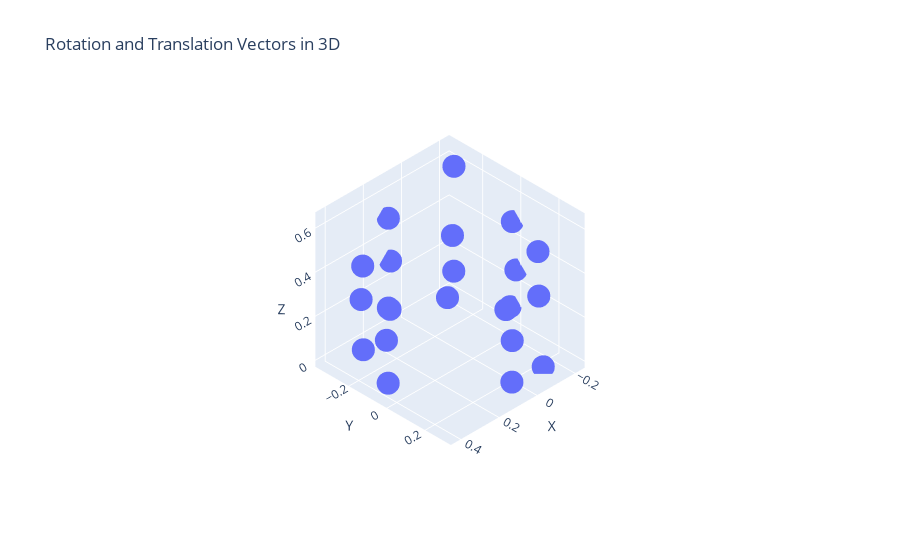

Notebook cell for this chart:
### Code cell
import plotly.graph_objs as go

# Create a 3D scatter plot
fig = go.Figure(data=[go.Scatter3d(x=cameras['wcx'], y=cameras['wcy'],
                z=cameras['wcz'], mode='markers', name='Original Points')])

# Add labels to the plot
fig.update_layout(scene=dict(xaxis_title='X', yaxis_title='Y', zaxis_title='Z'),
                  title='Rotation and Translation Vectors in 3D')
fig.layout.scene.camera.projection.type = "orthographic"
fig.show()

### Figure 1 — Plotly figure (JSON) as saved in the notebook; plotly's stock layout.template omitted (floating-point values rounded to 4 significant figures)
{"data": [{"mode": "markers", "name": "Original Points", "type": "scatter3d", "x": [0.3039, 0.311, 0.3322, 0.4218, 0.4307, 0.4228, 0.3375, null, 0.1341, 0.1105, 0.1095, -0.1215, -0.1238, -0.1258, -0.2292, -0.2299, -0.2221, -0.1416, -0.1413, -0.1443, 0.09704, 0.0802, 0.09368], "y": [-0.277, -0.2784, -0.2455, -0.02445, -0.02588, -0.02462, 0.2013, null, 0.3044, 0.3139, 0.3111, 0.2169, 0.219, 0.2402, -0.02501, -0.007146, -0.03032, -0.2439, -0.2514, -0.2475, -0.3494, -0.3549, -0.3436], "z": [0.4043, 0.2552, 0.05397, 0.399, 0.2561, 0.05793, 0.5169, null, 0.4122, 0.2644, 0.07385, 0.5043, 0.3021, -0.009398, 0.4658, 0.2548, 0.07993, 0.6514, 0.3334, 0.1718, 0.4819, 0.2762, 0.06917]}], "layout": {"scene": {"camera": {"projection": {"type": "orthographic"}}, "xaxis": {"title": {"text": "X"}}, "yaxis": {"title": {"text": "Y"}}, "zaxis": {"title": {"text": "Z"}}}, "title": {"text": "Rotation and Translation Vectors in 3D"}}}
